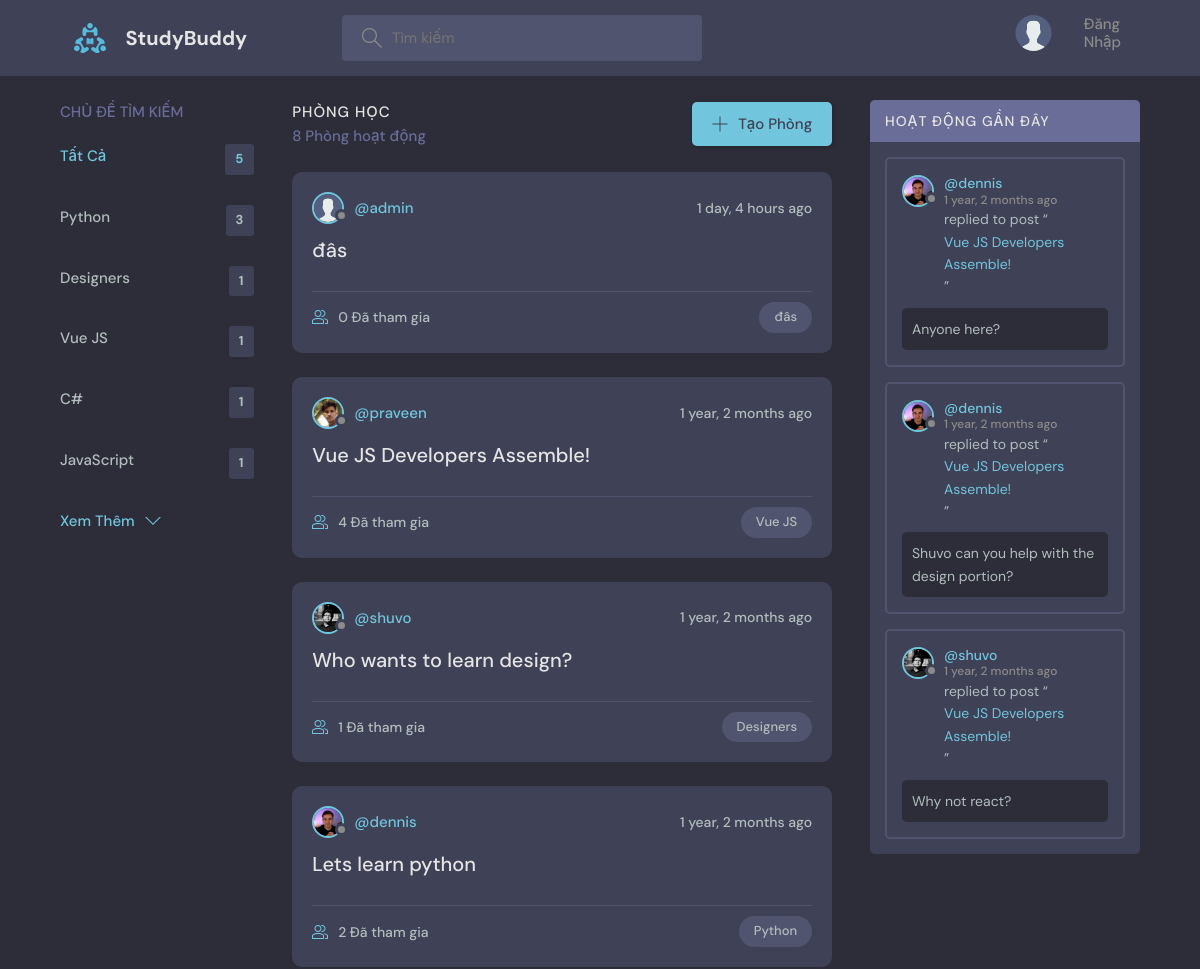
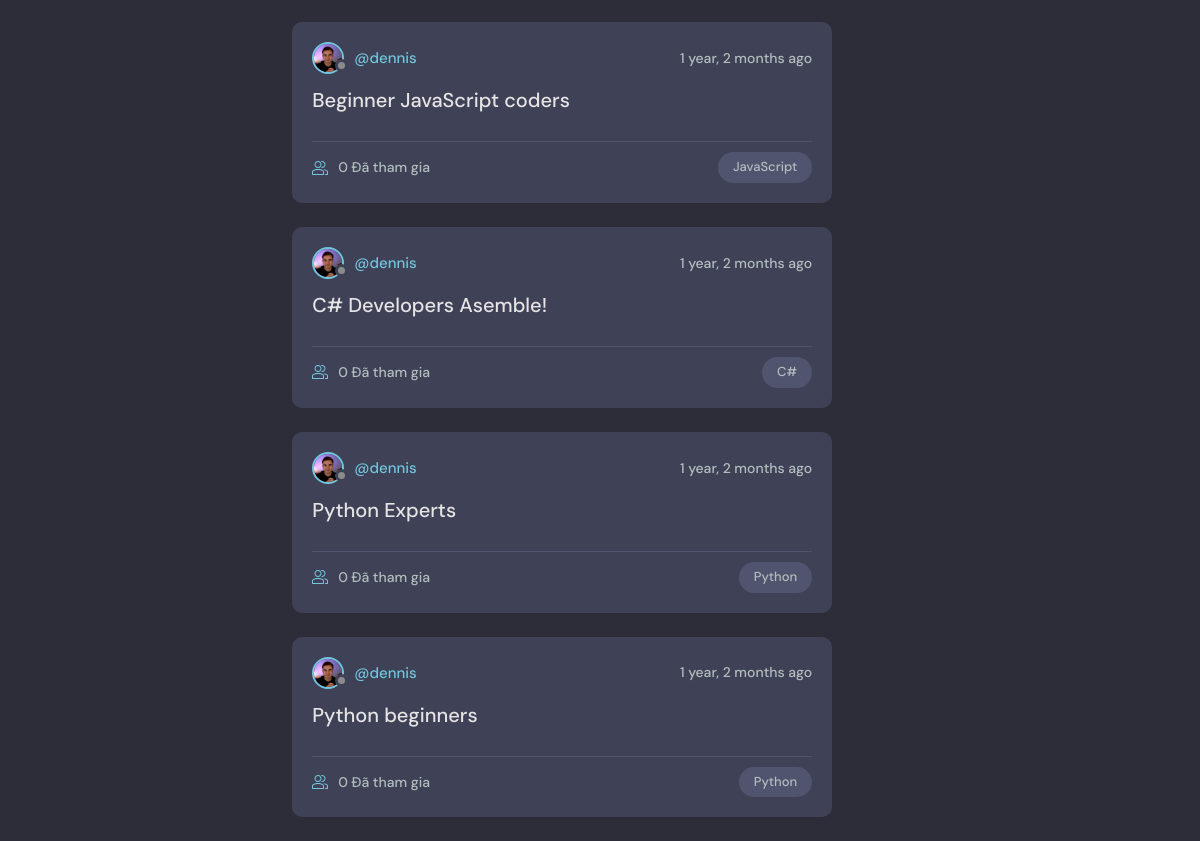
The page / on the database its author committed (2 pictures, top to bottom).
### base/models.py (models this page shows, shortened)
class Topic(models.Model):
    name = models.CharField(max_length=200)

class Room(models.Model):
    host = models.ForeignKey(User, on_delete=models.SET_NULL, null=True)
    topic = models.ForeignKey(Topic, on_delete=models.SET_NULL, null=True)
    name = models.CharField(max_length=200)
    description = models.TextField(null=True, blank=True)
    participants = models.ManyToManyField(
        User, related_name='participants', blank=True)
    updated = models.DateTimeField(auto_now=True)
    created = models.DateTimeField(auto_now_add=True)
    class Meta:
        ordering = ['-updated', '-created']
    def __str__(self):
        return self.name

class User(AbstractUser):
    name = models.CharField(max_length=200, null=True)
    email = models.EmailField(unique=True, null=True)
    bio = models.TextField(null=True)
    avatar = models.ImageField(null=True, default="avatar.svg")
    USERNAME_FIELD = 'username'
    REQUIRED_FIELDS = []

class Message(models.Model):
    user = models.ForeignKey(User, on_delete=models.CASCADE)
    room = models.ForeignKey(Room, on_delete=models.CASCADE)
    body = models.TextField()
    updated = models.DateTimeField(auto_now=True)
    created = models.DateTimeField(auto_now_add=True)
    class Meta:
        ordering = ['-updated', '-created']

### base/views.py (the view)
# urls.py: path('', views.home, name="home"),
def home(request):
    q = request.GET.get('q') if request.GET.get('q') != None else ''
    rooms = Room.objects.filter(
        Q(topic__name__icontains=q) |
        Q(name__icontains=q) |
        Q(description__icontains=q)
    )
    topics = Topic.objects.all()[0:5]
    room_count = rooms.count()
    room_messages = Message.objects.filter(
        Q(room__topic__name__icontains=q))[0:3]
    context = {'rooms': rooms, 'topics': topics,
               'room_count': room_count, 'room_messages': room_messages}
    return render(request, 'base/home.html', context)

### base/templates/base/home.html (shortened to what this page needs)
{% extends 'main.html' %}
{% block content %}
<main class="layout layout--3">
  <div class="container">
    {% include 'base/topics_component.html' %}
    <div class="roomList">
      <div class="roomList__header">
        <div>
          <h2>Phòng Học</h2>
          <p>{{room_count}} Phòng hoạt động</p>
        </div>
        <a class="btn btn--main" href="{% url 'create-room' %}">
          <svg version="1.1" xmlns="http://www.w3.org/2000/svg" width="32" height="32" viewBox="0 0 32 32">
            <title>add</title>
            <path
              d="M16.943 0.943h-1.885v14.115h-14.115v1.885h14.115v14.115h1.885v-14.115h14.115v-1.885h-14.115v-14.115z">
            </path>
          </svg>
          Tạo Phòng
        </a>
      </div>
      {% include 'base/feed_component.html' %}
    </div>
    {% include 'base/activity_component.html' %}
  </div>
</main>
{% endblock %}

### base/templates/base/topics_component.html
<div class="topics">
    <div class="topics__header">
        <h2>Chủ Đề Tìm Kiếm</h2>
    </div>
    <ul class="topics__list">
        <li>
            <a href="{% url 'home' %}" class="active">Tất Cả <span>{{topics.count}}</span></a>
        </li>
        {% for topic in topics %}
        <li>
            <a href="{% url 'home' %}?q={{topic.name}}">{{topic.name}}<span>{{topic.room_set.all.count}}</span></a>
        </li>
        {% endfor %}
    </ul>
    <a class="btn btn--link" href="{% url 'topics' %}">
        Xem Thêm
        <svg version="1.1" xmlns="http://www.w3.org/2000/svg" width="32" height="32" viewBox="0 0 32 32">
            <title>chevron-down</title>
            <path d="M16 21l-13-13h-3l16 16 16-16h-3l-13 13z"></path>
        </svg>
    </a>
</div>

### base/templates/base/feed_component.html (shortened to what this page needs)
{% for room in rooms %}
<div class="roomListRoom">
    <div class="roomListRoom__header">
        <a href="{% url 'user-profile' room.host.id %}" class="roomListRoom__author">
            <div class="avatar avatar--small">
                <img src="{{room.host.avatar.url}}" />
            </div>
            <span>@{{room.host.username}}</span>
        </a>
        <div class="roomListRoom__actions">
            <span>{{room.created|timesince}} ago</span>
        </div>
    </div>
    <div class="roomListRoom__content">
        <a href="{% url 'room' room.id %}">{{room.name}}</a>
    </div>
    <div class="roomListRoom__meta">
        <a href="{% url 'room' room.id %}" class="roomListRoom__joined">
            {{room.participants.all.count}} Đã tham gia
        </a>
        <p class="roomListRoom__topic">{{room.topic.name}}</p>
    </div>
</div>
{% endfor %}

### base/templates/base/activity_component.html (shortened to what this page needs)
<div class="activities">
    <div class="activities__header">
        <h2>Hoạt Động Gần Đây</h2>
    </div>
    {% for message in room_messages %}
    <div class="activities__box">
        <div class="activities__boxHeader roomListRoom__header">
            <a href="{% url 'user-profile' message.user.id %}" class="roomListRoom__author">
                <div class="avatar avatar--small">
                    <img src="{{message.user.avatar.url}}" />
                </div>
                <p>
                    @{{message.user.username}}
                    <span>{{message.created|timesince}} ago</span>
                </p>
            </a>
        </div>
        <div class="activities__boxContent">
            <p>replied to post “<a href="{% url 'room' message.room.id %}">{{message.room}}</a>”</p>
            <div class="activities__boxRoomContent">{{message.body}}</div>
        </div>
    </div>
    {% endfor %}
</div>

### rows shown on the page
Topic: name "Python", room_set.all.count "3"
Topic: name "Designers", room_set.all.count "1"
Topic: name "Vue JS", room_set.all.count "1"
Topic: name "C#", room_set.all.count "1"
Topic: name "JavaScript", room_set.all.count "1"
Room: host.avatar (placeholder picture), host.username "admin", created "1 day, 4 hours", name "đâs", participants.all.count "0", topic.name "đâs"
Room: host.avatar (picture), host.username "praveen", created "1 year, 2 months", name "Vue JS Developers Assemble!", participants.all.count "4", topic.name "Vue JS"
Room: host.avatar (picture), host.username "shuvo", created "1 year, 2 months", name "Who wants to learn design?", participants.all.count "1", topic.name "Designers"
Room: host.avatar (picture), host.username "dennis", created "1 year, 2 months", name "Lets learn python", participants.all.count "2", topic.name "Python"
Room: host.avatar (picture), host.username "dennis", created "1 year, 2 months", name "Beginner JavaScript coders", participants.all.count "0", topic.name "JavaScript"
Room: host.avatar (picture), host.username "dennis", created "1 year, 2 months", name "C# Developers Asemble!", participants.all.count "0", topic.name "C#"
Room: host.avatar (picture), host.username "dennis", created "1 year, 2 months", name "Python Experts", participants.all.count "0", topic.name "Python"
Room: host.avatar (picture), host.username "dennis", created "1 year, 2 months", name "Python beginners", participants.all.count "0", topic.name "Python"
Message: user.avatar (picture), user.username "dennis", created "1 year, 2 months", room "Vue JS Developers Assemble!", body "Anyone here?"
Message: user.avatar (picture), user.username "dennis", created "1 year, 2 months", room "Vue JS Developers Assemble!", body "Shuvo can you help with the design portion?"
Message: user.avatar (picture), user.username "shuvo", created "1 year, 2 months", room "Vue JS Developers Assemble!", body "Why not react?"

### other values the page prints
{{ topics.count }} "5"
{{ room_count }} "8"
